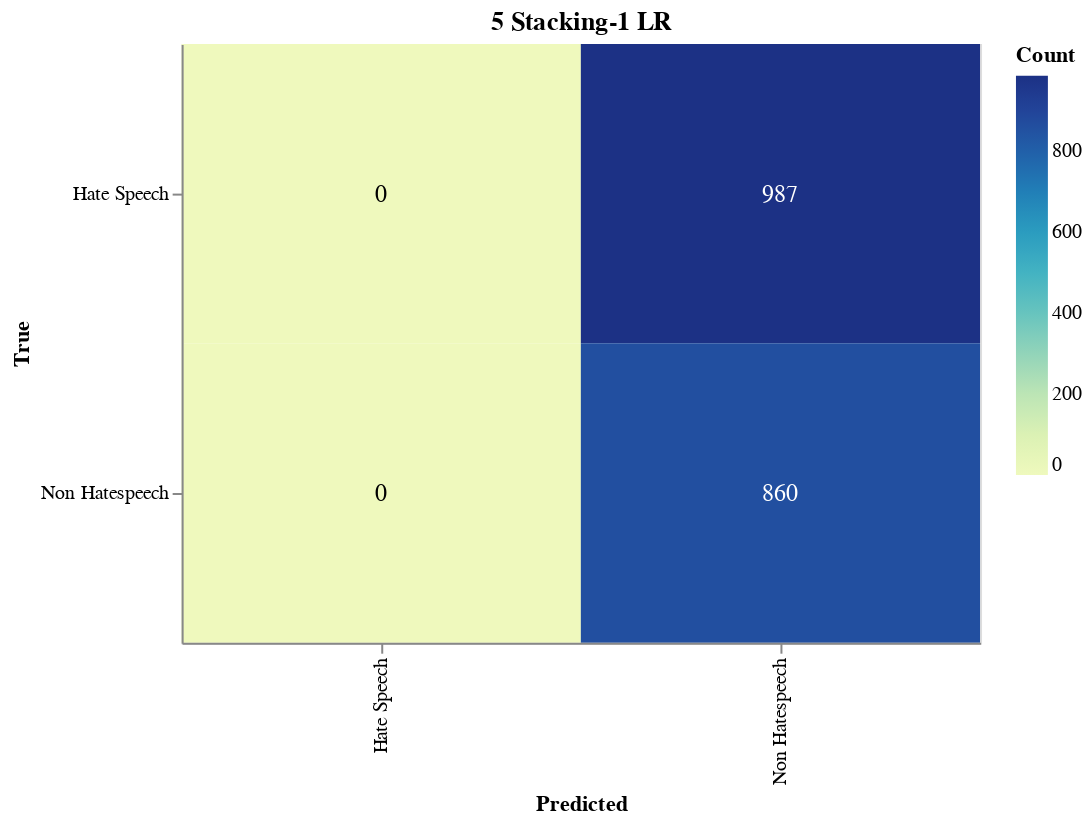

Notebook source saved alongside this figure:
### Markdown cell above
#### Save Confusion Matrix

### Code cell
import altair as alt
import altair_saver
import pandas as pd
from sklearn.metrics import confusion_matrix

# Calculate the confusion matrix
cm = confusion_matrix(true_labels, adjusted_predictions)

# Define class names
class_names = ['Hate Speech', 'Non Hatespeech']

# Convert confusion matrix to DataFrame
cm_df = pd.DataFrame(cm, index=class_names, columns=class_names).reset_index().melt(id_vars='index')
cm_df.columns = ['True', 'Predicted', 'Count']

# Ensure the order of categories
cm_df['True'] = pd.Categorical(cm_df['True'], categories=class_names, ordered=True)
cm_df['Predicted'] = pd.Categorical(cm_df['Predicted'], categories=class_names, ordered=True)

# Create the Altair plot
heatmap = alt.Chart(cm_df).mark_rect().encode(
    x=alt.X('Predicted:O', sort=class_names),
    y=alt.Y('True:O', sort=class_names),
    color='Count:Q',
    tooltip=['True', 'Predicted', 'Count']
).properties(
    width=400,
    height=300,
    title='5 Stacking-1 LR'
)

# Add text labels
text = heatmap.mark_text(
    align='center',
    baseline='middle',
    fontSize=12
).encode(
    text='Count:Q',
    color=alt.condition(
        alt.datum.Count > cm.max() / 2,
        alt.value('white'),
        alt.value('black')
    )
)

# Combine heatmap and text
final_chart = heatmap + text

# Display the plot
final_chart.show()

### Figure 1 — Vega-Lite specification as saved in the notebook (floating-point values rounded to 4 significant figures)
{"config": {"view": {"continuousWidth": 300, "continuousHeight": 300}}, "layer": [{"mark": {"type": "rect"}, "encoding": {"color": {"field": "Count", "type": "quantitative"}, "tooltip": [{"field": "True", "type": "ordinal"}, {"field": "Predicted", "type": "ordinal"}, {"field": "Count", "type": "quantitative"}], "x": {"field": "Predicted", "sort": ["Hate Speech", "Non Hatespeech"], "type": "ordinal"}, "y": {"field": "True", "sort": ["Hate Speech", "Non Hatespeech"], "type": "ordinal"}}, "title": "5 Stacking-1 LR"}, {"mark": {"type": "text", "align": "center", "baseline": "middle", "fontSize": 12}, "encoding": {"color": {"condition": {"test": "(datum.Count > 493.5)", "value": "white"}, "value": "black"}, "text": {"field": "Count", "type": "quantitative"}, "tooltip": [{"field": "True", "type": "ordinal"}, {"field": "Predicted", "type": "ordinal"}, {"field": "Count", "type": "quantitative"}], "x": {"field": "Predicted", "sort": ["Hate Speech", "Non Hatespeech"], "type": "ordinal"}, "y": {"field": "True", "sort": ["Hate Speech", "Non Hatespeech"], "type": "ordinal"}}, "title": "5 Stacking-1 LR"}], "data": {"name": "data-010c52edfd2079f09c0236dffc020b77"}, "height": 300, "width": 400, "$schema": "https://vega.github.io/schema/vega-lite/v5.17.0.json", "datasets": {"data-010c52edfd2079f09c0236dffc020b77": [{"True": "Hate Speech", "Predicted": "Hate Speech", "Count": 0}, {"True": "Non Hatespeech", "Predicted": "Hate Speech", "Count": 0}, {"True": "Hate Speech", "Predicted": "Non Hatespeech", "Count": 987}, {"True": "Non Hatespeech", "Predicted": "Non Hatespeech", "Count": 860}]}}
